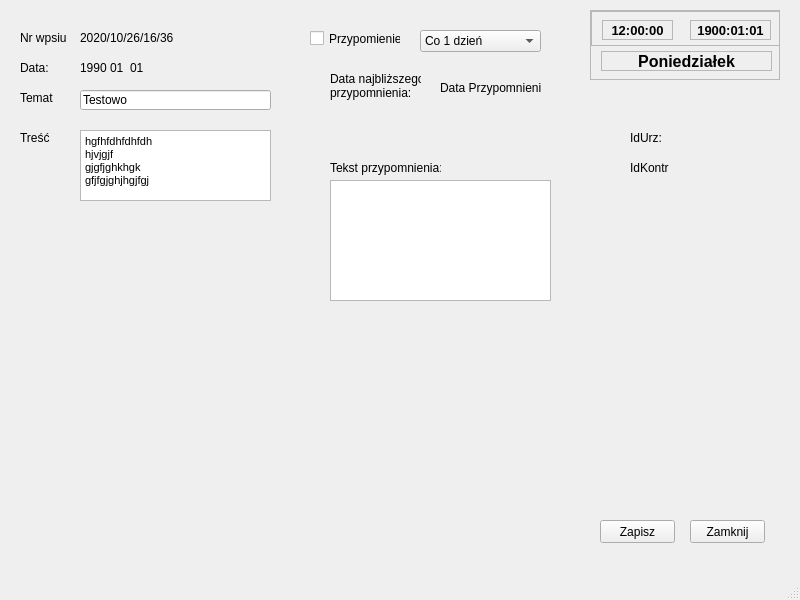
<?xml version="1.0" encoding="UTF-8"?>
<ui version="4.0">
 <class>KontrahentInfoDodajWpis</class>
 <widget class="QMainWindow" name="KontrahentInfoDodajWpis">
  <property name="geometry">
   <rect>
    <x>0</x>
    <y>0</y>
    <width>800</width>
    <height>600</height>
   </rect>
  </property>
  <property name="windowTitle">
   <string>MainWindow</string>
  </property>
  <widget class="QWidget" name="centralwidget">
   <widget class="QPushButton" name="pushButton">
    <property name="geometry">
     <rect>
      <x>690</x>
      <y>520</y>
      <width>75</width>
      <height>23</height>
     </rect>
    </property>
    <property name="text">
     <string>Zamknij</string>
    </property>
   </widget>
   <widget class="QPushButton" name="pushButton_2">
    <property name="geometry">
     <rect>
      <x>600</x>
      <y>520</y>
      <width>75</width>
      <height>23</height>
     </rect>
    </property>
    <property name="text">
     <string>Zapisz</string>
    </property>
   </widget>
   <widget class="QLabel" name="label">
    <property name="geometry">
     <rect>
      <x>20</x>
      <y>30</y>
      <width>51</width>
      <height>16</height>
     </rect>
    </property>
    <property name="text">
     <string>Nr wpsiu</string>
    </property>
   </widget>
   <widget class="QLabel" name="label_2">
    <property name="geometry">
     <rect>
      <x>80</x>
      <y>30</y>
      <width>101</width>
      <height>16</height>
     </rect>
    </property>
    <property name="text">
     <string>2020/10/26/16/36</string>
    </property>
   </widget>
   <widget class="QCheckBox" name="checkBox">
    <property name="geometry">
     <rect>
      <x>310</x>
      <y>30</y>
      <width>91</width>
      <height>17</height>
     </rect>
    </property>
    <property name="text">
     <string>Przypomienie</string>
    </property>
   </widget>
   <widget class="QLabel" name="label_3">
    <property name="geometry">
     <rect>
      <x>20</x>
      <y>60</y>
      <width>41</width>
      <height>16</height>
     </rect>
    </property>
    <property name="text">
     <string>Data:</string>
    </property>
   </widget>
   <widget class="QLabel" name="label_4">
    <property name="geometry">
     <rect>
      <x>80</x>
      <y>60</y>
      <width>31</width>
      <height>16</height>
     </rect>
    </property>
    <property name="text">
     <string>1990</string>
    </property>
   </widget>
   <widget class="QLabel" name="label_5">
    <property name="geometry">
     <rect>
      <x>110</x>
      <y>60</y>
      <width>21</width>
      <height>16</height>
     </rect>
    </property>
    <property name="text">
     <string>01</string>
    </property>
   </widget>
   <widget class="QLabel" name="label_6">
    <property name="geometry">
     <rect>
      <x>130</x>
      <y>60</y>
      <width>21</width>
      <height>16</height>
     </rect>
    </property>
    <property name="text">
     <string>01</string>
    </property>
   </widget>
   <widget class="QLabel" name="label_7">
    <property name="geometry">
     <rect>
      <x>20</x>
      <y>90</y>
      <width>51</width>
      <height>16</height>
     </rect>
    </property>
    <property name="text">
     <string>Temat</string>
    </property>
   </widget>
   <widget class="QLineEdit" name="lineEdit">
    <property name="geometry">
     <rect>
      <x>80</x>
      <y>90</y>
      <width>191</width>
      <height>20</height>
     </rect>
    </property>
    <property name="text">
     <string>Testowo</string>
    </property>
   </widget>
   <widget class="QLabel" name="label_8">
    <property name="geometry">
     <rect>
      <x>20</x>
      <y>130</y>
      <width>51</width>
      <height>16</height>
     </rect>
    </property>
    <property name="text">
     <string>Treść</string>
    </property>
   </widget>
   <widget class="QTextEdit" name="textEdit">
    <property name="geometry">
     <rect>
      <x>80</x>
      <y>130</y>
      <width>191</width>
      <height>71</height>
     </rect>
    </property>
    <property name="html">
     <string>&lt;!DOCTYPE HTML PUBLIC &quot;-//W3C//DTD HTML 4.0//EN&quot; &quot;http://www.w3.org/TR/REC-html40/strict.dtd&quot;&gt;
&lt;html&gt;&lt;head&gt;&lt;meta name=&quot;qrichtext&quot; content=&quot;1&quot; /&gt;&lt;style type=&quot;text/css&quot;&gt;
p, li { white-space: pre-wrap; }
&lt;/style&gt;&lt;/head&gt;&lt;body style=&quot; font-family:'MS Shell Dlg 2'; font-size:8.25pt; font-weight:400; font-style:normal;&quot;&gt;
&lt;p style=&quot; margin-top:0px; margin-bottom:0px; margin-left:0px; margin-right:0px; -qt-block-indent:0; text-indent:0px;&quot;&gt;hgfhfdhfdhfdh&lt;/p&gt;
&lt;p style=&quot; margin-top:0px; margin-bottom:0px; margin-left:0px; margin-right:0px; -qt-block-indent:0; text-indent:0px;&quot;&gt;hjvjgjf&lt;/p&gt;
&lt;p style=&quot; margin-top:0px; margin-bottom:0px; margin-left:0px; margin-right:0px; -qt-block-indent:0; text-indent:0px;&quot;&gt;gjgfjghkhgk&lt;/p&gt;
&lt;p style=&quot; margin-top:0px; margin-bottom:0px; margin-left:0px; margin-right:0px; -qt-block-indent:0; text-indent:0px;&quot;&gt;gfjfgjghjhgjfgj&lt;/p&gt;&lt;/body&gt;&lt;/html&gt;</string>
    </property>
   </widget>
   <widget class="QComboBox" name="comboBox">
    <property name="geometry">
     <rect>
      <x>420</x>
      <y>30</y>
      <width>121</width>
      <height>22</height>
     </rect>
    </property>
    <item>
     <property name="text">
      <string>Co 1 dzień</string>
     </property>
    </item>
    <item>
     <property name="text">
      <string>Co tydzień</string>
     </property>
    </item>
    <item>
     <property name="text">
      <string>Co miesiąc</string>
     </property>
    </item>
    <item>
     <property name="text">
      <string>Co rok</string>
     </property>
    </item>
    <item>
     <property name="text">
      <string>Wybierz termin</string>
     </property>
    </item>
   </widget>
   <widget class="QLabel" name="label_9">
    <property name="geometry">
     <rect>
      <x>330</x>
      <y>160</y>
      <width>111</width>
      <height>16</height>
     </rect>
    </property>
    <property name="text">
     <string>Tekst przypomnienia:</string>
    </property>
   </widget>
   <widget class="QLabel" name="label_10">
    <property name="geometry">
     <rect>
      <x>330</x>
      <y>70</y>
      <width>91</width>
      <height>31</height>
     </rect>
    </property>
    <property name="text">
     <string>Data najbliższego 
przypomnienia:</string>
    </property>
   </widget>
   <widget class="QTextEdit" name="textEdit_2">
    <property name="geometry">
     <rect>
      <x>330</x>
      <y>180</y>
      <width>221</width>
      <height>121</height>
     </rect>
    </property>
   </widget>
   <widget class="QLabel" name="label_11">
    <property name="geometry">
     <rect>
      <x>440</x>
      <y>80</y>
      <width>101</width>
      <height>16</height>
     </rect>
    </property>
    <property name="text">
     <string>Data Przypomnienia</string>
    </property>
   </widget>
   <widget class="QLabel" name="labelDaty">
    <property name="geometry">
     <rect>
      <x>690</x>
      <y>20</y>
      <width>81</width>
      <height>20</height>
     </rect>
    </property>
    <property name="font">
     <font>
      <pointsize>10</pointsize>
      <weight>75</weight>
      <bold>true</bold>
     </font>
    </property>
    <property name="frameShape">
     <enum>QFrame::StyledPanel</enum>
    </property>
    <property name="text">
     <string>1900:01:01</string>
    </property>
    <property name="alignment">
     <set>Qt::AlignCenter</set>
    </property>
   </widget>
   <widget class="QScrollArea" name="scrollArea_8">
    <property name="geometry">
     <rect>
      <x>590</x>
      <y>10</y>
      <width>190</width>
      <height>70</height>
     </rect>
    </property>
    <property name="widgetResizable">
     <bool>true</bool>
    </property>
    <widget class="QWidget" name="scrollAreaWidgetContents_8">
     <property name="geometry">
      <rect>
       <x>0</x>
       <y>0</y>
       <width>188</width>
       <height>68</height>
      </rect>
     </property>
     <widget class="QLabel" name="labelDzien">
      <property name="geometry">
       <rect>
        <x>10</x>
        <y>40</y>
        <width>171</width>
        <height>20</height>
       </rect>
      </property>
      <property name="font">
       <font>
        <pointsize>12</pointsize>
        <weight>75</weight>
        <bold>true</bold>
       </font>
      </property>
      <property name="frameShape">
       <enum>QFrame::StyledPanel</enum>
      </property>
      <property name="text">
       <string>Poniedziałek</string>
      </property>
      <property name="alignment">
       <set>Qt::AlignCenter</set>
      </property>
      <property name="wordWrap">
       <bool>false</bool>
      </property>
     </widget>
     <widget class="QScrollArea" name="scrollArea_9">
      <property name="geometry">
       <rect>
        <x>0</x>
        <y>0</y>
        <width>190</width>
        <height>35</height>
       </rect>
      </property>
      <property name="widgetResizable">
       <bool>true</bool>
      </property>
      <widget class="QWidget" name="scrollAreaWidgetContents_9">
       <property name="geometry">
        <rect>
         <x>0</x>
         <y>0</y>
         <width>188</width>
         <height>33</height>
        </rect>
       </property>
       <widget class="QLabel" name="labelZegara">
        <property name="geometry">
         <rect>
          <x>10</x>
          <y>8</y>
          <width>71</width>
          <height>20</height>
         </rect>
        </property>
        <property name="font">
         <font>
          <pointsize>10</pointsize>
          <weight>75</weight>
          <bold>true</bold>
         </font>
        </property>
        <property name="frameShape">
         <enum>QFrame::StyledPanel</enum>
        </property>
        <property name="text">
         <string>12:00:00</string>
        </property>
        <property name="alignment">
         <set>Qt::AlignCenter</set>
        </property>
       </widget>
      </widget>
     </widget>
    </widget>
   </widget>
   <widget class="QLabel" name="label_12">
    <property name="geometry">
     <rect>
      <x>630</x>
      <y>130</y>
      <width>111</width>
      <height>16</height>
     </rect>
    </property>
    <property name="text">
     <string>IdUrz:</string>
    </property>
   </widget>
   <widget class="QLabel" name="label_13">
    <property name="geometry">
     <rect>
      <x>630</x>
      <y>160</y>
      <width>111</width>
      <height>16</height>
     </rect>
    </property>
    <property name="text">
     <string>IdKontr</string>
    </property>
   </widget>
   <zorder>pushButton</zorder>
   <zorder>pushButton_2</zorder>
   <zorder>label</zorder>
   <zorder>label_2</zorder>
   <zorder>checkBox</zorder>
   <zorder>label_3</zorder>
   <zorder>label_4</zorder>
   <zorder>label_5</zorder>
   <zorder>label_6</zorder>
   <zorder>label_7</zorder>
   <zorder>lineEdit</zorder>
   <zorder>label_8</zorder>
   <zorder>textEdit</zorder>
   <zorder>comboBox</zorder>
   <zorder>label_9</zorder>
   <zorder>label_10</zorder>
   <zorder>textEdit_2</zorder>
   <zorder>label_11</zorder>
   <zorder>scrollArea_8</zorder>
   <zorder>labelDaty</zorder>
   <zorder>label_12</zorder>
   <zorder>label_13</zorder>
  </widget>
  <widget class="QMenuBar" name="menubar">
   <property name="geometry">
    <rect>
     <x>0</x>
     <y>0</y>
     <width>800</width>
     <height>21</height>
    </rect>
   </property>
  </widget>
  <widget class="QStatusBar" name="statusbar"/>
 </widget>
 <resources/>
 <connections/>
</ui>
